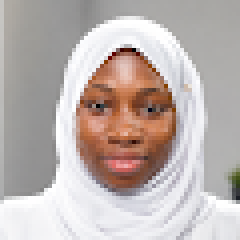
#> input picture upload/ORDER.png, 60 x 60 px, found by its file name (shown 4 times larger)
$ python enhance_photo.py
#> lines starting #> are read from the running program, lines starting #| are printed output that depends on the picture
"""Enhance Hanifah's portrait photo for the website.

Source: upload/ORDER.png (60x60, very small thumbnail).
Output: public/hanifah-photo.png (600x600, enhanced).

Strategy: 10x Lanczos upscale, mild unsharp mask to restore perceived
detail, gentle contrast/saturation normalization. The result is soft
(compared to a real high resolution photo) but presentable inside
rounded frames. A TODO comment in the components marks where to drop
in a higher resolution photo later.
"""
from PIL import Image, ImageFilter, ImageEnhance

SRC = "/home/z/my-project/upload/ORDER.png"
OUT = "/home/z/my-project/public/hanifah-photo.png"

img = Image.open(SRC).convert("RGB")
#> img is the input picture: PIL image 60x60 RGB; mean R, G, B 189.5, 178.4, 175

# 10x high quality upscale
big = img.resize((600, 600), Image.LANCZOS)
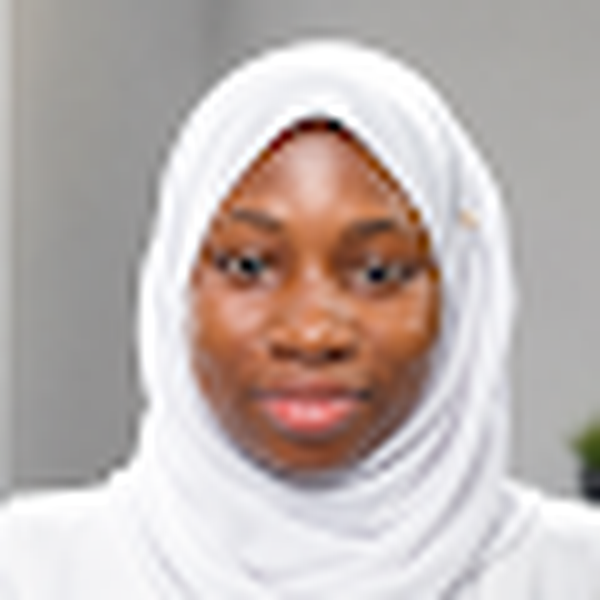
#> big: PIL image 600x600 RGB; mean R, G, B 189.4, 178.3, 174.9

# Mild unsharp mask to restore perceived edge detail
big = big.filter(ImageFilter.UnsharpMask(radius=3, percent=110, threshold=2))

# Very gentle smoothing pass to hide upscale artifacts, then re sharpen
big = big.filter(ImageFilter.SMOOTH)
big = big.filter(ImageFilter.UnsharpMask(radius=2, percent=60, threshold=2))

# Gentle tonal normalization (keep natural, no heavy filters)
big = ImageEnhance.Contrast(big).enhance(1.04)
big = ImageEnhance.Color(big).enhance(1.05)
big = ImageEnhance.Brightness(big).enhance(1.01)

big.save(OUT, "PNG", optimize=True)
print("saved", OUT, big.size)
#| saved /home/z/my-project/public/hanifah-photo.png (600, 600)

# Also verify file size
import os
print("bytes:", os.path.getsize(OUT))

$ run again, with upload/ChatGPT Image Jul 21, 2026, 12_30_38 PM.png copied over upload/ORDER.png
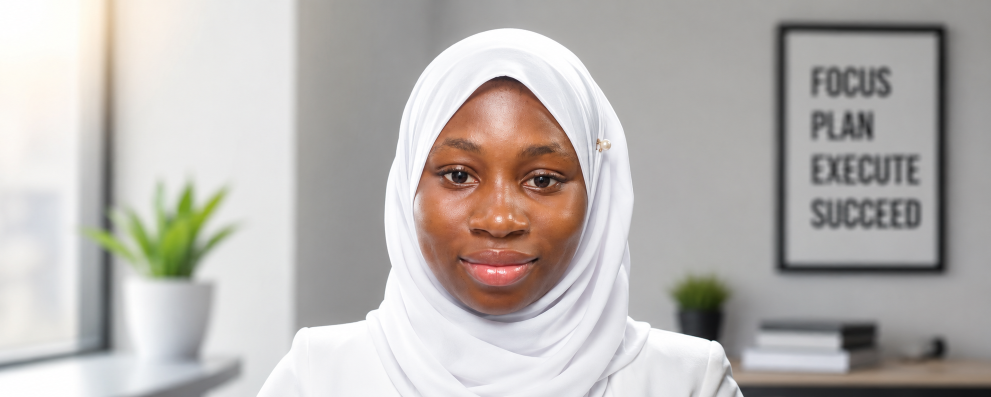
#> input picture upload/ChatGPT Image Jul 21, 2026, 12_30_38 PM.png, 1981 x 794 px, found by its file name (shown at 1/2 size)
#> img is the input picture: PIL image 1981x794 RGB; mean R, G, B 184.4, 179.8, 176.6
#> `big = img.resize((600, 600), Image.LANCZOS)`:
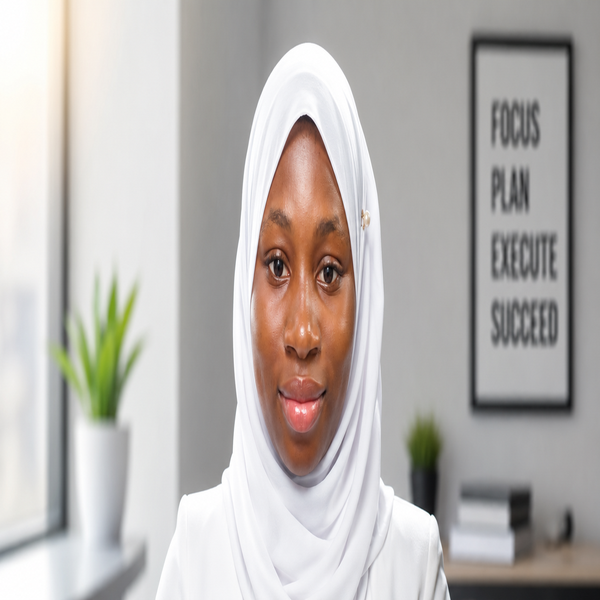
#> big: PIL image 600x600 RGB; mean R, G, B 184.4, 179.8, 176.6
#> `big = big.filter(ImageFilter.UnsharpMask(radius=3, percent=110, thresh..`:
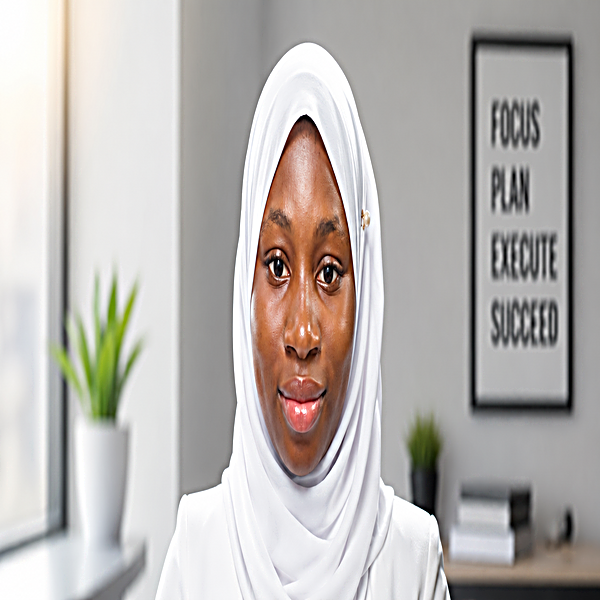
#> big: PIL image 600x600 RGB; mean R, G, B 184, 179.4, 176.1
#| saved /home/z/my-project/public/hanifah-photo.png (600, 600)
